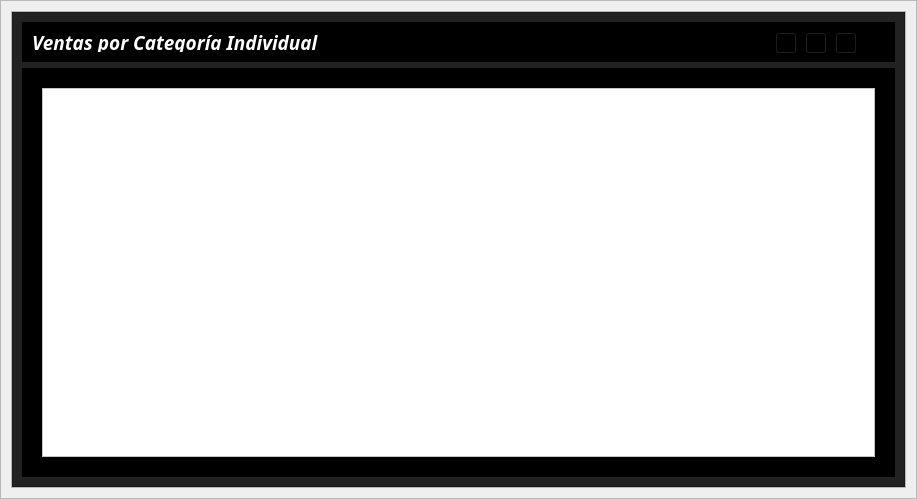
<?xml version="1.0" encoding="UTF-8"?>
<ui version="4.0">
 <class>ViewEmpleado</class>
 <widget class="QWidget" name="ViewEmpleado">
  <property name="geometry">
   <rect>
    <x>0</x>
    <y>0</y>
    <width>917</width>
    <height>499</height>
   </rect>
  </property>
  <property name="windowTitle">
   <string>Form</string>
  </property>
  <layout class="QVBoxLayout" name="verticalLayout">
   <property name="spacing">
    <number>0</number>
   </property>
   <property name="leftMargin">
    <number>0</number>
   </property>
   <property name="topMargin">
    <number>0</number>
   </property>
   <property name="rightMargin">
    <number>0</number>
   </property>
   <property name="bottomMargin">
    <number>0</number>
   </property>
   <item>
    <widget class="QFrame" name="central_widget_frame">
     <property name="frameShape">
      <enum>QFrame::StyledPanel</enum>
     </property>
     <property name="frameShadow">
      <enum>QFrame::Raised</enum>
     </property>
     <layout class="QVBoxLayout" name="shadow_layout">
      <property name="spacing">
       <number>0</number>
      </property>
      <property name="leftMargin">
       <number>10</number>
      </property>
      <property name="topMargin">
       <number>10</number>
      </property>
      <property name="rightMargin">
       <number>10</number>
      </property>
      <property name="bottomMargin">
       <number>10</number>
      </property>
      <item>
       <widget class="QFrame" name="background_frame">
        <property name="frameShape">
         <enum>QFrame::StyledPanel</enum>
        </property>
        <property name="frameShadow">
         <enum>QFrame::Raised</enum>
        </property>
        <layout class="QVBoxLayout" name="verticalLayout_2">
         <property name="spacing">
          <number>0</number>
         </property>
         <property name="leftMargin">
          <number>0</number>
         </property>
         <property name="topMargin">
          <number>0</number>
         </property>
         <property name="rightMargin">
          <number>0</number>
         </property>
         <property name="bottomMargin">
          <number>0</number>
         </property>
         <item>
          <widget class="QFrame" name="content_frame">
           <property name="minimumSize">
            <size>
             <width>0</width>
             <height>0</height>
            </size>
           </property>
           <property name="styleSheet">
            <string notr="true">background-color: rgb(34, 34, 34);</string>
           </property>
           <property name="frameShape">
            <enum>QFrame::StyledPanel</enum>
           </property>
           <property name="frameShadow">
            <enum>QFrame::Raised</enum>
           </property>
           <layout class="QVBoxLayout" name="verticalLayout_7">
            <property name="spacing">
             <number>6</number>
            </property>
            <property name="leftMargin">
             <number>9</number>
            </property>
            <property name="topMargin">
             <number>9</number>
            </property>
            <property name="rightMargin">
             <number>9</number>
            </property>
            <property name="bottomMargin">
             <number>9</number>
            </property>
            <item>
             <widget class="QFrame" name="frame_nav">
              <property name="minimumSize">
               <size>
                <width>0</width>
                <height>40</height>
               </size>
              </property>
              <property name="maximumSize">
               <size>
                <width>16777215</width>
                <height>40</height>
               </size>
              </property>
              <property name="styleSheet">
               <string notr="true">background-color: rgb(0, 0, 0);</string>
              </property>
              <property name="frameShape">
               <enum>QFrame::StyledPanel</enum>
              </property>
              <property name="frameShadow">
               <enum>QFrame::Raised</enum>
              </property>
              <layout class="QHBoxLayout" name="horizontalLayout_6">
               <item>
                <widget class="QLabel" name="label_tittle">
                 <property name="font">
                  <font>
                   <family>Tw Cen MT</family>
                   <pointsize>14</pointsize>
                   <weight>75</weight>
                   <italic>true</italic>
                   <bold>true</bold>
                  </font>
                 </property>
                 <property name="styleSheet">
                  <string notr="true">color: rgb(255, 255, 255) ;</string>
                 </property>
                 <property name="text">
                  <string>Ventas por Categoría Individual</string>
                 </property>
                </widget>
               </item>
               <item>
                <widget class="QFrame" name="butttons_holder_frame">
                 <property name="minimumSize">
                  <size>
                   <width>110</width>
                   <height>30</height>
                  </size>
                 </property>
                 <property name="maximumSize">
                  <size>
                   <width>110</width>
                   <height>16777215</height>
                  </size>
                 </property>
                 <property name="frameShape">
                  <enum>QFrame::StyledPanel</enum>
                 </property>
                 <property name="frameShadow">
                  <enum>QFrame::Raised</enum>
                 </property>
                 <widget class="QToolButton" name="minimize_button">
                  <property name="geometry">
                   <rect>
                    <x>0</x>
                    <y>0</y>
                    <width>22</width>
                    <height>22</height>
                   </rect>
                  </property>
                  <property name="text">
                   <string>...</string>
                  </property>
                  <property name="icon">
                   <iconset>
                    <normaloff>../assets/icons/minimize-window.png</normaloff>../assets/icons/minimize-window.png</iconset>
                  </property>
                 </widget>
                 <widget class="QToolButton" name="restore_button">
                  <property name="geometry">
                   <rect>
                    <x>30</x>
                    <y>0</y>
                    <width>22</width>
                    <height>22</height>
                   </rect>
                  </property>
                  <property name="text">
                   <string>...</string>
                  </property>
                  <property name="icon">
                   <iconset>
                    <normaloff>../assets/icons/restore-window.png</normaloff>../assets/icons/restore-window.png</iconset>
                  </property>
                 </widget>
                 <widget class="QToolButton" name="maximize_button">
                  <property name="geometry">
                   <rect>
                    <x>30</x>
                    <y>0</y>
                    <width>22</width>
                    <height>22</height>
                   </rect>
                  </property>
                  <property name="text">
                   <string>...</string>
                  </property>
                  <property name="icon">
                   <iconset>
                    <normaloff>../assets/icons/maximize-window.png</normaloff>../assets/icons/maximize-window.png</iconset>
                  </property>
                 </widget>
                 <widget class="QToolButton" name="close_button">
                  <property name="geometry">
                   <rect>
                    <x>60</x>
                    <y>0</y>
                    <width>22</width>
                    <height>22</height>
                   </rect>
                  </property>
                  <property name="text">
                   <string>...</string>
                  </property>
                  <property name="icon">
                   <iconset>
                    <normaloff>../assets/icons/close-window.png</normaloff>../assets/icons/close-window.png</iconset>
                  </property>
                 </widget>
                </widget>
               </item>
              </layout>
             </widget>
            </item>
            <item>
             <widget class="QFrame" name="frame_action">
              <property name="styleSheet">
               <string notr="true">background-color: rgb(0, 0, 0);</string>
              </property>
              <property name="frameShape">
               <enum>QFrame::StyledPanel</enum>
              </property>
              <property name="frameShadow">
               <enum>QFrame::Raised</enum>
              </property>
              <layout class="QVBoxLayout" name="verticalLayout_5">
               <item>
                <widget class="QFrame" name="frame">
                 <property name="frameShape">
                  <enum>QFrame::StyledPanel</enum>
                 </property>
                 <property name="frameShadow">
                  <enum>QFrame::Raised</enum>
                 </property>
                 <layout class="QVBoxLayout" name="verticalLayout_3">
                  <item>
                   <widget class="QTableView" name="productos_table">
                    <property name="styleSheet">
                     <string notr="true">background-color: rgb(255, 255, 255);
color: rgb(0, 0, 0);</string>
                    </property>
                   </widget>
                  </item>
                 </layout>
                </widget>
               </item>
              </layout>
             </widget>
            </item>
           </layout>
          </widget>
         </item>
        </layout>
       </widget>
      </item>
     </layout>
    </widget>
   </item>
  </layout>
 </widget>
 <resources/>
 <connections/>
</ui>
